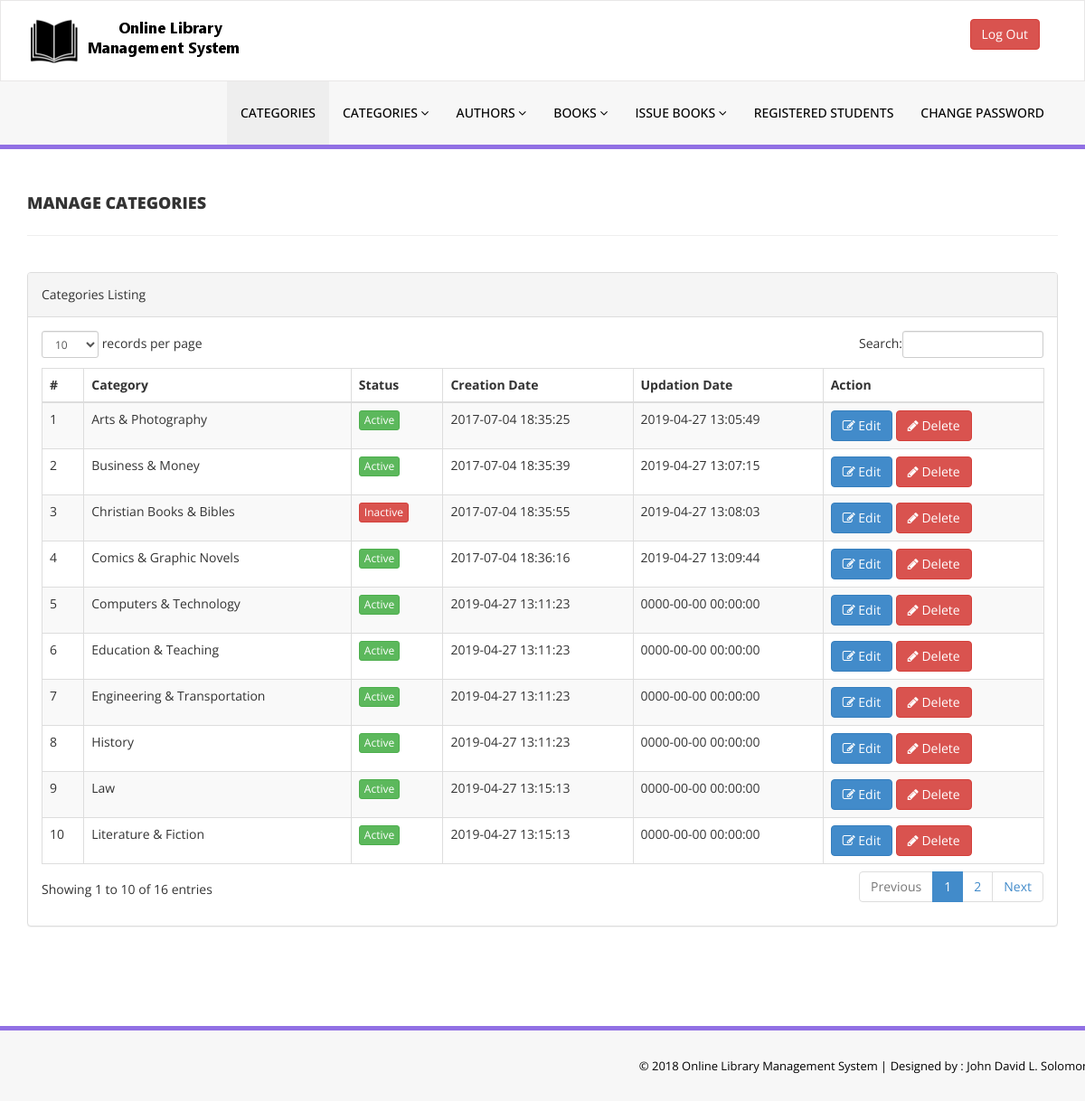
The app's page /php/admin/manage-categories.php (signed in) with its own data.
### tables this page shows
CREATE TABLE `tblcategory` (
  `id` int(11) NOT NULL,
  `CategoryName` varchar(150) DEFAULT NULL,
  `Status` int(1) DEFAULT NULL,
  `CreationDate` timestamp NULL DEFAULT CURRENT_TIMESTAMP,
  `UpdationDate` timestamp NULL DEFAULT '0000-00-00 00:00:00' ON UPDATE CURRENT_TIMESTAMP
);

### php/admin/manage-categories.php (the view, shortened to what this page needs)
<?php
include('includes/config.php');
if(strlen($_SESSION['alogin'])==0)
    {
header('location:index.php');
}
else{
    ?>
<!DOCTYPE html>
<html xmlns="http://www.w3.org/1999/xhtml">
<head>
    <link href="assets/css/bootstrap.css" rel="stylesheet" />
    <link href="assets/css/font-awesome.css" rel="stylesheet" />
    <link href="assets/js/dataTables/dataTables.bootstrap.css" rel="stylesheet" />
    <link href="assets/css/style.css" rel="stylesheet" />
</head>
<body>
<?php include('includes/header.php');?>
    <div class="content-wrapper">
         <div class="container">
        <div class="row pad-botm">
            <div class="col-md-12">
                <h4 class="header-line">Manage Categories</h4>
    </div>
     <div class="row">
</div>
        </div>
            <div class="row">
                <div class="col-md-12">
                    <div class="panel panel-default">
                        <div class="panel-heading">
                           Categories Listing
                        </div>
                        <div class="panel-body">
                            <div class="table-responsive">
                                <table class="table table-striped table-bordered table-hover" id="dataTables-example">
                                    <thead>
                                        <tr>
                                            <th>#</th>
                                            <th>Category</th>
                                            <th>Status</th>
                                            <th>Creation Date</th>
                                            <th>Updation Date</th>
                                            <th>Action</th>
                                        </tr>
                                    </thead>
                                    <tbody>
<?php $sql = "SELECT * from  tblcategory";
$query = $dbh -> prepare($sql);
$query->execute();
$results=$query->fetchAll(PDO::FETCH_OBJ);
$cnt=1;
if($query->rowCount() > 0)
{
foreach($results as $result)
{               ?>
                                        <tr class="odd gradeX">
                                            <td class="center"><?php echo htmlentities($cnt);?></td>
                                            <td class="center"><?php echo htmlentities($result->CategoryName);?></td>
                                            <td class="center"><?php if($result->Status==1) {?>
                                            <a href="#" class="btn btn-success btn-xs">Active</a>
                                            <?php } else {?>
                                            <a href="#" class="btn btn-danger btn-xs">Inactive</a>
                                            <?php } ?></td>
                                            <td class="center"><?php echo htmlentities($result->CreationDate);?></td>
                                            <td class="center"><?php echo htmlentities($result->UpdationDate);?></td>
                                            <td class="center">
                                            <a href="edit-category.php?catid=<?php echo htmlentities($result->id);?>"><button class="btn btn-primary"><i class="fa fa-edit "></i> Edit</button>
                                          <a href="manage-categories.php?del=<?php echo htmlentities($result->id);?>" onclick="return confirm('Are you sure you want to delete?');"" >  <button class="btn btn-danger"><i class="fa fa-pencil"></i> Delete</button>
                                            </td>
                                        </tr>
 <?php $cnt=$cnt+1;}} ?>
                                    </tbody>
                                </table>
                            </div>
                        </div>
                    </div>
                </div>
            </div>
    </div>
    </div>
  <?php include('includes/footer.php');?>
</body>
</html>
<?php } ?>

### php/admin/assets/css/style.css (style rules this page uses)
.content-wrapper { margin-top: 40px; min-height:800px; padding-bottom:90px; }
.header-line { font-weight:900; padding-bottom:25px; border-bottom:1px solid #eeeeee; text-transform:uppercase; }
.pad-botm { padding-bottom:30px; }

### records on screen
tblcategory: CategoryName "Arts & Photography", Status "Active", CreationDate "2017-07-04 18:35:25", UpdationDate "2019-04-27 13:05:49"
tblcategory: CategoryName "Business & Money", Status "Active", CreationDate "2017-07-04 18:35:39", UpdationDate "2019-04-27 13:07:15"
tblcategory: CategoryName "Christian Books & Bibles", Status "Inactive", CreationDate "2017-07-04 18:35:55", UpdationDate "2019-04-27 13:08:03"
tblcategory: CategoryName "Comics & Graphic Novels", Status "Active", CreationDate "2017-07-04 18:36:16", UpdationDate "2019-04-27 13:09:44"
tblcategory: CategoryName "Computers & Technology", Status "Active", CreationDate "2019-04-27 13:11:23", UpdationDate "0000-00-00 00:00:00"
tblcategory: CategoryName "Education & Teaching", Status "Active", CreationDate "2019-04-27 13:11:23", UpdationDate "0000-00-00 00:00:00"
tblcategory: CategoryName "Engineering & Transportation", Status "Active", CreationDate "2019-04-27 13:11:23", UpdationDate "0000-00-00 00:00:00"
tblcategory: CategoryName "History", Status "Active", CreationDate "2019-04-27 13:11:23", UpdationDate "0000-00-00 00:00:00"
tblcategory: CategoryName "Law", Status "Active", CreationDate "2019-04-27 13:15:13", UpdationDate "0000-00-00 00:00:00"
tblcategory: CategoryName "Literature & Fiction", Status "Active", CreationDate "2019-04-27 13:15:13", UpdationDate "0000-00-00 00:00:00"
